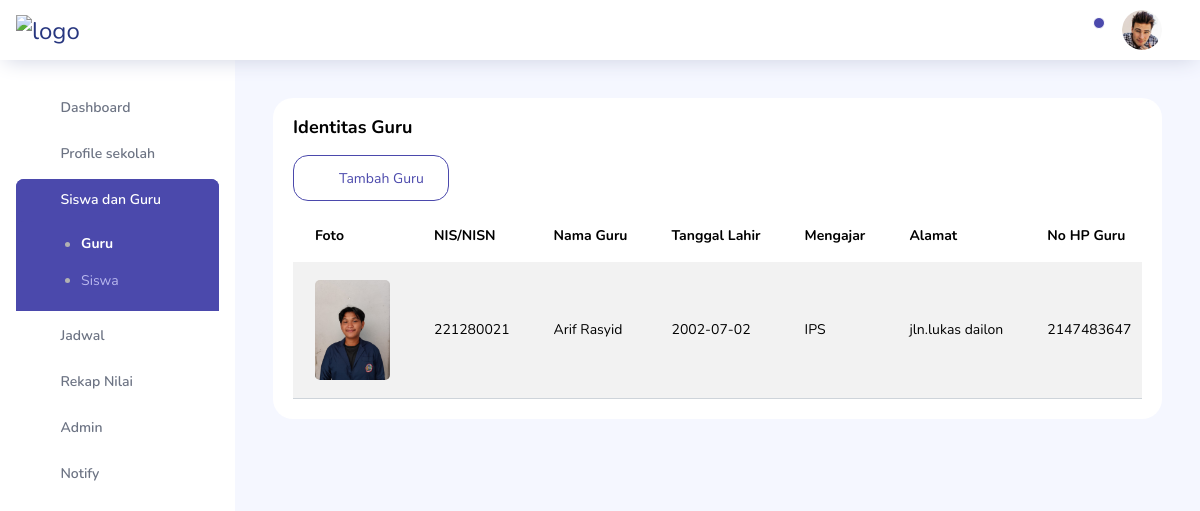
Screenshot of /admin/dist/pages/SnG/Guru.php (signed in) with the database file from the repository.
### tables this page shows
CREATE TABLE `guru` (
  `id_guru` int(10) NOT NULL,
  `foto_guru` varchar(225) NOT NULL,
  `nisn` int(80) NOT NULL,
  `jabatan` varchar(180) NOT NULL,
  `nama_guru` varchar(80) NOT NULL,
  `tgll_guru` date NOT NULL,
  `mengajar` varchar(110) NOT NULL,
  `alamat_guru` text NOT NULL,
  `nohp_guru` int(13) NOT NULL
);

### admin/dist/pages/SnG/Guru.php (the view, shortened to what this page needs)
<!DOCTYPE html>
<html lang="en">
<head>
    <link rel="stylesheet" href="../../assets/vendors/feather/feather.css">
    <link rel="stylesheet" href="../../assets/vendors/ti-icons/css/themify-icons.css">
    <link rel="stylesheet" href="../../assets/vendors/css/vendor.bundle.base.css">
    <link rel="stylesheet" href="../../assets/vendors/font-awesome/css/font-awesome.min.css">
    <link rel="stylesheet" href="../../assets/vendors/mdi/css/materialdesignicons.min.css">
    <link rel="stylesheet" href="../../assets/css/style.css">
</head>
<body>
    <div class="container-scroller">
        <nav class="navbar col-lg-12 col-12 p-0 fixed-top d-flex flex-row">
            <div class="text-center navbar-brand-wrapper d-flex align-items-center justify-content-start">
                <a class="navbar-brand brand-logo me-5" href="index.html"><img src="../../logo/Sd.png" class="me-5" alt="logo" /></a>
            </div>
            <div class="navbar-menu-wrapper d-flex align-items-center justify-content-end">
                <button class="navbar-toggler navbar-toggler align-self-center" type="button" data-toggle="minimize">
                    <span class="icon-menu"></span>
                </button>
                <ul class="navbar-nav navbar-nav-right">
                    <li class="nav-item dropdown">
                        <a class="nav-link count-indicator dropdown-toggle" id="notificationDropdown" href="#"
                            data-bs-toggle="dropdown">
                            <i class="icon-bell mx-0"></i>
                            <span class="count"></span>
                        </a>
                    </li>
                    <li class="nav-item nav-profile dropdown">
                        <a class="nav-link dropdown-toggle" href="#" data-bs-toggle="dropdown" id="profileDropdown">
                            <img src="../../assets/images/faces/face28.jpg" alt="profile" />
                        </a>
                    </li>
                </ul>
            </div>
        </nav>
        <div class="container-fluid page-body-wrapper">
            <nav class="sidebar sidebar-offcanvas" id="sidebar">
                <ul class="nav">
                    <li class="nav-item">
                        <a class="nav-link" href="../../admin.php">
                            <i class="mdi mdi-home menu-icon"></i>
                            <span class="menu-title">Dashboard</span>
                        </a>
                    </li>
                    <li class="nav-item">
                        <a class="nav-link" data-bs-toggle="collapse" href="#ui-basic" aria-expanded="false"
                            aria-controls="ui-basic">
                            <i class="mdi mdi-account menu-icon"></i>
                            <span class="menu-title">Profile sekolah</span>
                            <i class="menu-arrow"></i>
                        </a>
                    </li>
                    <li class="nav-item">
                        <a class="nav-link" data-bs-toggle="collapse" href="#form-elements" aria-expanded="false"
                            aria-controls="form-elements">
                            <i class="mdi mdi-camera-front-variant menu-icon"></i>
                            <span class="menu-title">Siswa dan Guru</span>
                            <i class="menu-arrow"></i>
                        </a>
                        <div class="collapse" id="form-elements">
                            <ul class="nav flex-column sub-menu">
                                <li class="nav-item"><a class="nav-link" href="../../pages/SnG/Guru.php">Guru</a></li>
                                <li class="nav-item"><a class="nav-link" href="../../pages/SnG/Siswa.php">Siswa</a></li>
                            </ul>
                        </div>
                    </li>
                    <li class="nav-item">
                        <a class="nav-link" data-bs-toggle="collapse" href="#charts" aria-expanded="false" aria-controls="charts">
                            <i class="mdi mdi-calendar-text menu-icon"></i>
                            <span class="menu-title ">Jadwal</span>
                            <i class="menu-arrow"></i>
                        </a>
                    </li>
                    <li class="nav-item">
                        <a class="nav-link" data-bs-toggle="collapse" href="#nilai" aria-expanded="false" aria-controls="nilai">
                            <i class="mdi mdi-pencil-lock menu-icon"></i>
                            <span class="menu-title">Rekap Nilai</span>
                            <i class="menu-arrow"></i>
                        </a>
                    </li>
                    <li class="nav-item">
                        <a class="nav-link" data-bs-toggle="collapse" href="#tables" aria-expanded="false" aria-controls="tables">
                            <i class="mdi mdi-account-key menu-icon"></i>
                            <span class="menu-title">Admin</span>
                            <i class="menu-arrow"></i>
                        </a>
                    </li>
                    <li class="nav-item">
                        <a class="nav-link" data-bs-toggle="collapse" href="#icons" aria-expanded="false" aria-controls="icons">
                            <i class="mdi mdi-bell menu-icon"></i>
                            <span class="menu-title">Notify</span>
                            <i class="menu-arrow"></i>
                        </a>
                    </li>
                </ul>
            </nav>
            <div class="main-panel">
                <div class="content-wrapper">
                    <div class="row">
                        <div class="col-md-12 grid-margin stretch-card">
                            <div class="card">
                                <div class="card-body">
                                    <h3 class="card-title">Identitas Guru</h3>
                                    <a href="add_guru.php" class="btn btn-outline-primary btn-icon-text btn-fw" style="margin-bottom: 10px;">
                                        <i class="ti-pencil-alt btn-icon-prepend" style="margin-right: 5px;"></i> Tambah Guru
                                    </a>
                                    <div class="table-responsive">
                                        <?php
                                        include '../../../../koneksi.php';
                                        $query = "SELECT * FROM guru";
                                        $result = mysqli_query($koneksi, $query);
                                        if (mysqli_num_rows($result) > 0) {
                                        ?>
                                            <table class="table table-striped">
                                                <thead>
                                                    <tr>
                                                        <th>Foto</th>
                                                        <th>NIS/NISN</th>
                                                        <th>Nama Guru</th>
                                                        <th>Tanggal Lahir</th>
                                                        <th>Mengajar</th>
                                                        <th>Alamat</th>
                                                        <th>No HP Guru</th>
                                                    </tr>
                                                </thead>
                                                <tbody>
                                                    <?php
                                                    while ($row = mysqli_fetch_assoc($result)) {
                                                        $fotoPath = "../uploads/Foto_guru/" . (!empty($row['foto_guru']) ? $row['foto_guru'] : 'default.jpg');
                                                    ?>
                                                        <tr>
                                                            <td>
                                                                <a href="../uploads/Foto_guru/<?php echo htmlspecialchars($row['foto_guru']); ?>" target="_blank">
                                                                    <img src="<?php echo htmlspecialchars($fotoPath); ?>"
                                                                        alt="Foto Guru <?php echo htmlspecialchars($row['id_guru']); ?>"
                                                                        style="width: 75px; height: 100px; object-fit: cover; border-radius: 5px;">
                                                                </a>
                                                            </td>
                                                            <td><?php echo htmlspecialchars($row['nisn']); ?></td>
                                                            <td><?php echo htmlspecialchars($row['nama_guru']); ?></td>
                                                            <td><?php echo htmlspecialchars($row['tgll_guru']); ?></td>
                                                            <td><?php echo htmlspecialchars($row['mengajar']); ?></td>
                                                            <td><?php echo htmlspecialchars($row['alamat_guru']); ?></td>
                                                            <td><?php echo htmlspecialchars($row['nohp_guru']); ?></td>
                                                        </tr>
                                                    <?php
                                                    }
                                                    ?>
                                                </tbody>
                                            </table>
                                        <?php
                                        } else {
                                            echo "<p>Data tidak ditemukan.</p>";
                                        }
                                        ?>
                                    </div>
                                </div>
                            </div>
                        </div>
                    </div>
                </div>
            </div>
        </div>
    </div>
</body>
</html>

### rows the page displays
guru: foto_guru (picture), nisn "221280021", nama_guru "Arif Rasyid", tgll_guru "2002-07-02", mengajar "IPS", alamat_guru "jln.lukas dailon", nohp_guru "2147483647"
